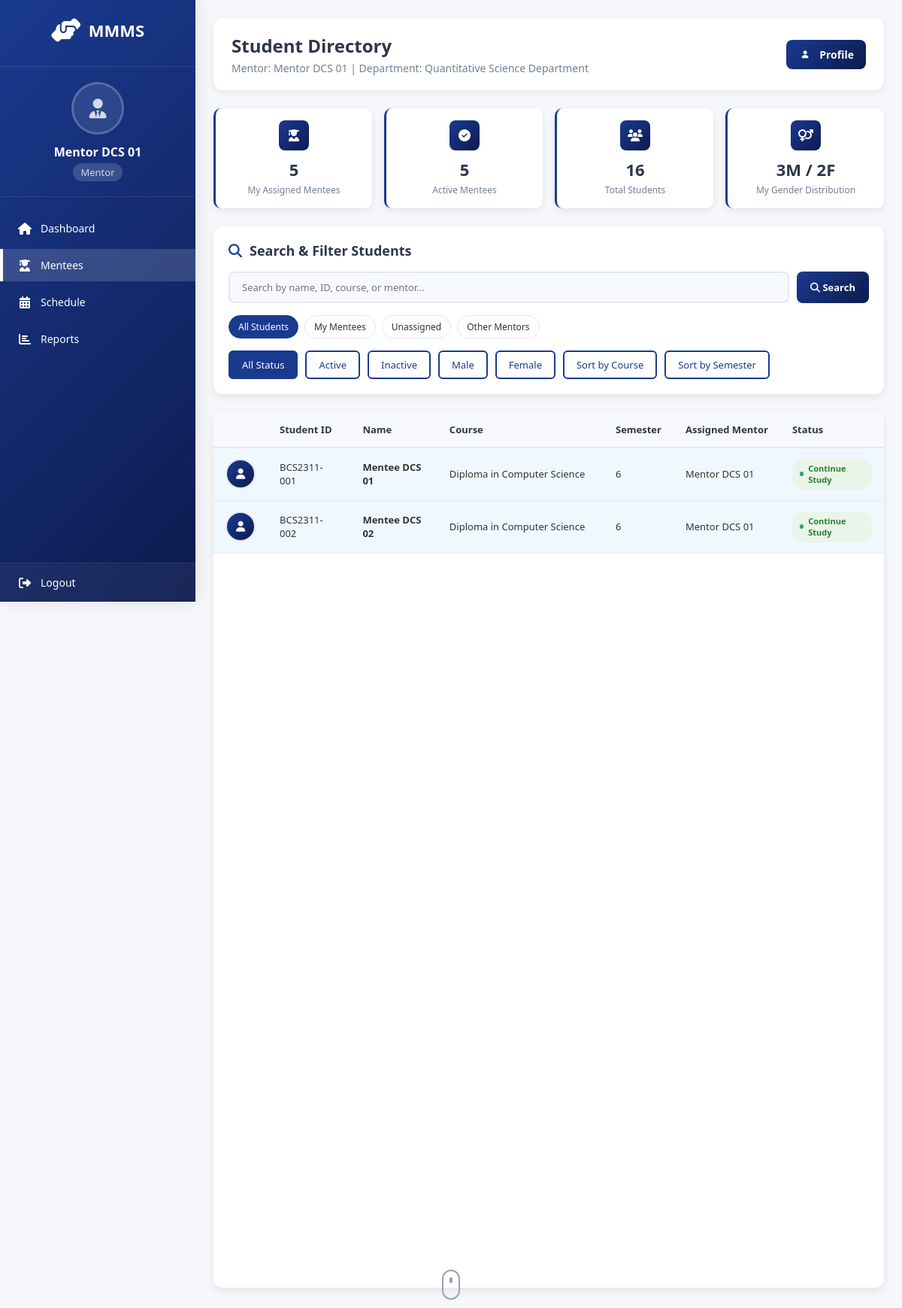
The page /mmms/mentor/mentees/ (signed in) on the database its author committed.
### system/models.py (models this page shows, shortened)
class Mentor(models.Model):
    user = models.OneToOneField(settings.AUTH_USER_MODEL, on_delete=models.CASCADE)
    profile_picture = models.ImageField(upload_to='mentor_profile_pictures/', null=True, blank=True)
    MentorID = models.CharField(max_length=12, primary_key=True)
    MentorName = models.CharField(max_length=100)
    MentorEmail = models.EmailField()
    MentorPhone = models.CharField(max_length=15)
    MentorIC = models.CharField(max_length=15)
    MentorAddress = models.CharField(max_length=255)
    MentorPostcode = models.CharField(max_length=10)
    MentorCity = models.CharField(max_length=50)
    MentorState = models.CharField(max_length=50)
    MentorRace = models.CharField(max_length=50)
    MentorReligion = models.CharField(max_length=50)
    MentorDepartment = models.CharField(max_length=100)
    MaxMentees = models.IntegerField(default=20)
    CurrentMentees = models.IntegerField(default=0)
    MentorJoinDate = models.DateField()

class Mentee(models.Model):
    STATUS_CHOICES = (
        ('active', 'Continue Study'),
        ('inactive', 'Not Continuing'),
        ('graduated', 'Graduated'),
    )
    GENDER_CHOICES = (
        ('male', 'Male'),
        ('female', 'Female'),
    )
    user = models.OneToOneField(settings.AUTH_USER_MODEL, on_delete=models.CASCADE)
    profile_picture = models.ImageField(upload_to='mentee_profile_pictures/', null=True, blank=True)
    MenteeID = models.CharField(max_length=12, primary_key=True)
    MenteeName = models.CharField(max_length=100)
    MenteeCourse = models.CharField(max_length=100)
    MenteeSemester = models.IntegerField()
    Year = models.IntegerField()
    MenteeJoinDate = models.DateField()
    MenteeEmail = models.EmailField()
    MenteePhone = models.CharField(max_length=15)
    MenteeIC = models.CharField(max_length=15)
    MenteeAddress = models.CharField(max_length=255)
    MenteePostcode = models.CharField(max_length=10)
    MenteeCity = models.CharField(max_length=50)
    MenteeState = models.CharField(max_length=50)
    MenteeRace = models.CharField(max_length=50)
    MenteeReligion = models.CharField(max_length=50)
    MenteeGender = models.CharField(max_length=10, choices=GENDER_CHOICES, default='male')
    MenteeStatus = models.CharField(max_length=20, choices=STATUS_CHOICES, default='active')
    MenteePreviousSchool = models.CharField(max_length=100)
    MenteeFatherName = models.CharField(max_length=100)
    MenteeFatherIC = models.CharField(max_length=15)
    MenteeFatherOccupation = models.CharField(max_length=100)
    MenteeFatherPhone = models.CharField(max_length=15)
    MenteeMotherName = models.CharField(max_length=100)
    MenteeMotherIC = models.CharField(max_length=15)
    MenteeMotherOccupation = models.CharField(max_length=100)
    MenteeMotherPhone = models.CharField(max_length=15)
    Sem1TargetGPA = models.DecimalField(max_digits=3, decimal_places=2, null=True, blank=True)
    Sem1ActualGPA = models.DecimalField(max_digits=3, decimal_places=2, null=True, blank=True)
    Sem2TargetGPA = models.DecimalField(max_digits=3, decimal_places=2, null=True, blank=True)
    Sem2ActualGPA = models.DecimalField(max_digits=3, decimal_places=2, null=True, blank=True)
    Sem3TargetGPA = models.DecimalField(max_digits=3, decimal_places=2, null=True, blank=True)
    Sem3ActualGPA = models.DecimalField(max_digits=3, decimal_places=2, null=True, blank=True)
    Sem4TargetGPA = models.DecimalField(max_digits=3, decimal_places=2, null=True, blank=True)
    Sem4ActualGPA = models.DecimalField(max_digits=3, decimal_places=2, null=True, blank=True)
    Sem5TargetGPA = models.DecimalField(max_digits=3, decimal_places=2, null=True, blank=True)
    Sem5ActualGPA = models.DecimalField(max_digits=3, decimal_places=2, null=True, blank=True)
    Sem6TargetGPA = models.DecimalField(max_digits=3, decimal_places=2, null=True, blank=True)
    Sem6ActualGPA = models.DecimalField(max_digits=3, decimal_places=2, null=True, blank=True)
    TargetCGPA = models.DecimalField(max_digits=3, decimal_places=2, null=True, blank=True)
    CurrentCGPA = models.DecimalField(max_digits=3, decimal_places=2, null=True, blank=True)
    MenteeAcademicGoals = models.TextField(blank=True)
    MenteeStudyHabits = models.TextField(blank=True)
    MenteeSubjects = models.TextField(blank=True)
    MenteeExtracurricular = models.TextField(blank=True)
    AcademicSupportNeeds = models.TextField(blank=True)
    assigned_mentor = models.ForeignKey('Mentor', on_delete=models.SET_NULL, null=True, blank=True)
    def get_course_full_name(self):
        course_mapping = {
            'CS': 'Diploma in Computer Science',
            'DA': 'Diploma in Accounting',
            'DB': 'Diploma in Business Studies',
            'LH': 'Diploma in Landscape Horticulture',
            'IEP': 'Intensive English Programme',
            'CFAB': 'Certificate in Finance, Accountancy and Business'
        }
        return course_mapping.get(self.MenteeCourse, self.MenteeCourse)

### system/views.py (the view, shortened to what this page needs)
# urls.py: path('mentor/mentees/', views.view_assigned_mentees, name='view_assigned_mentees'),
@login_required
def view_assigned_mentees(request):
    if request.user.role != 'mentor':
        messages.error(request, 'Access denied. Mentor role required.')
        return redirect('homepage')
    mentor = get_object_or_404(Mentor, user=request.user)
    all_mentees = Mentee.objects.all().select_related('assigned_mentor')
    assigned_mentees = all_mentees.filter(assigned_mentor=mentor)
    search_query = request.GET.get('search', '')
    filtered_mentees = all_mentees
    active_mentees_count = assigned_mentees.filter(MenteeStatus='active').count()
    male_mentees_count = assigned_mentees.filter(MenteeGender='male').count()
    female_mentees_count = assigned_mentees.filter(MenteeGender='female').count()
    context = {
        'mentor': mentor,
        'assigned_mentees': assigned_mentees,  # For statistics
        'all_mentees': filtered_mentees,       # For display in table
        'active_mentees_count': active_mentees_count,
        'male_mentees_count': male_mentees_count,
        'female_mentees_count': female_mentees_count,
        'search_query': search_query,
        'total_mentees_count': all_mentees.count(),  # Total in system
    }
    return render(request, 'view_mentees.html', context)

### system/templates/view_mentees.html (shortened to what this page needs)
<!DOCTYPE html>
<html lang="en">
<head>
    <link rel="stylesheet" href="https://cdnjs.cloudflare.com/ajax/libs/font-awesome/6.4.0/css/all.min.css">
</head>
<body>
    <div class="sidebar">
        <div class="logo-section">
            <div class="logo">
                <i class="fas fa-hands-helping"></i>
                <span class="logo-text">MMMS</span>
            </div>
        </div>
        <div class="user-info">
            <div class="user-avatar">
                {% if mentor.profile_picture %}
                    <img src="{{ mentor.profile_picture.url }}" alt="Profile Picture" id="sidebarProfilePic">
                    <i class="fas fa-user-tie" id="sidebarProfileIcon" style="display: none;"></i>
                {% else %}
                    <i class="fas fa-user-tie" id="sidebarProfileIcon"></i>
                {% endif %}
            </div>
            <div class="user-name">{{ mentor.MentorName }}</div>
            <div class="user-role">Mentor</div>
        </div>
        <ul class="nav-menu">
            <li class="nav-item">
                <a href="{% url 'mentor_homepage' %}" class="nav-link">
                    <i class="fas fa-home"></i>
                    <span class="nav-text">Dashboard</span>
                </a>
            </li>
            <li class="nav-item">
                <a href="{% url 'view_assigned_mentees' %}" class="nav-link active">
                    <i class="fas fa-user-graduate"></i>
                    <span class="nav-text">Mentees</span>
                </a>
            </li>
            <li class="nav-item">
                <a href="{% url 'mentoring_schedule' %}" class="nav-link">
                    <i class="fas fa-calendar-alt"></i>
                    <span class="nav-text">Schedule</span>
                </a>
            </li>
            <li class="nav-item">
                <a href="{% url 'activity_report' %}" class="nav-link">
                    <i class="fas fa-chart-bar"></i>
                    <span class="nav-text">Reports</span>
                </a>
            </li>
        </ul>
        <div class="sidebar-footer">
            <div class="nav-item logout-item">
                <a href="{% url 'logout' %}" class="logout-link">
                    <i class="fas fa-sign-out-alt"></i>
                    <span class="nav-text">Logout</span>
                </a>
            </div>
        </div>
    </div>
    <div class="main-content">
        <div class="content-header">
            <div>
                <h1>Student Directory</h1>
                <p>Mentor: {{ mentor.MentorName }} | Department: {{ mentor.MentorDepartment }}</p>
            </div>
            <div class="profile-section">
                <a href="{% url 'mentor_update_profile' %}" class="profile-btn">
                    <div class="profile-avatar">
                        <i class="fas fa-user"></i>
                    </div>
                    <span>Profile</span>
                </a>
            </div>
        </div>
        <div class="stats-grid">
            <div class="stat-card">
                <div class="stat-icon">
                    <i class="fas fa-user-graduate"></i>
                </div>
                <div class="stat-number">{{ assigned_mentees.count }}</div>
                <div class="stat-label">My Assigned Mentees</div>
            </div>
            <div class="stat-card">
                <div class="stat-icon">
                    <i class="fas fa-check-circle"></i>
                </div>
                <div class="stat-number">{{ active_mentees_count }}</div>
                <div class="stat-label">Active Mentees</div>
            </div>
            <div class="stat-card">
                <div class="stat-icon">
                    <i class="fas fa-users"></i>
                </div>
                <div class="stat-number">{{ total_mentees_count }}</div>
                <div class="stat-label">Total Students</div>
            </div>
            <div class="stat-card">
                <div class="stat-icon">
                    <i class="fas fa-venus-mars"></i>
                </div>
                <div class="stat-number">{{ male_mentees_count }}M / {{ female_mentees_count }}F</div>
                <div class="stat-label">My Gender Distribution</div>
            </div>
        </div>
        <div class="controls">
            <h2 class="section-title">
                <i class="fas fa-search"></i>
                Search & Filter Students
            </h2>
            <form method="GET" action="{% url 'view_assigned_mentees' %}" class="search-box">
                <input type="text" name="search" id="searchInput"
                       placeholder="Search by name, ID, course, or mentor..."
                       value="{{ search_query }}">
                <button type="submit" class="search-btn">
                    <i class="fas fa-search"></i> Search
                </button>
            </form>
            <div class="filter-pills">
                <div class="filter-pill active" onclick="filterByAssignment('all')">All Students</div>
                <div class="filter-pill" onclick="filterByAssignment('assigned')">My Mentees</div>
                <div class="filter-pill" onclick="filterByAssignment('unassigned')">Unassigned</div>
                <div class="filter-pill" onclick="filterByAssignment('others')">Other Mentors</div>
            </div>
            <div class="filter-options">
                <button class="filter-btn active" onclick="filterByStatus('all')">All Status</button>
                <button class="filter-btn" onclick="filterByStatus('active')">Active</button>
                <button class="filter-btn" onclick="filterByStatus('inactive')">Inactive</button>
                <button class="filter-btn" onclick="filterByGender('male')">Male</button>
                <button class="filter-btn" onclick="filterByGender('female')">Female</button>
                <button class="filter-btn" onclick="sortByCourse()">Sort by Course</button>
                <button class="filter-btn" onclick="sortBySemester()">Sort by Semester</button>
            </div>
        </div>
        {% if all_mentees %}
        <div class="mentee-table-container">
            <table class="mentee-table" id="menteeTable">
                <thead>
                    <tr>
                        <th></th>
                        <th>Student ID</th>
                        <th>Name</th>
                        <th>Course</th>
                        <th>Semester</th>
                        <th>Assigned Mentor</th>
                        <th>Status</th>
                    </tr>
                </thead>
                <tbody>
                    {% for mentee in all_mentees %}
                    <tr class="mentee-row clickable-row
                        {% if mentee.assigned_mentor == mentor %}my-mentee{% endif %}"
                        data-status="{{ mentee.MenteeStatus }}"
                        data-gender="{{ mentee.MenteeGender }}"
                        data-course="{{ mentee.MenteeCourse }}"
                        data-semester="{{ mentee.MenteeSemester }}"
                        data-assignment="{% if mentee.assigned_mentor == mentor %}assigned{% elif mentee.assigned_mentor %}others{% else %}unassigned{% endif %}"
                        onclick="viewMenteeDetails('{{ mentee.MenteeID }}')">
                        <td>
                            {% if mentee.profile_picture %}
                                <img src="{{ mentee.profile_picture.url }}" alt="{{ mentee.MenteeName }}" class="profile-picture">
                            {% else %}
                                <div class="profile-picture-placeholder">
                                    <i class="fas fa-user"></i>
                                </div>
                            {% endif %}
                        </td>
                        <td>{{ mentee.MenteeID }}</td>
                        <td><strong>{{ mentee.MenteeName }}</strong></td>
                        <td>{{ mentee.get_course_full_name }}</td>
                        <td>{{ mentee.MenteeSemester }}</td>
                        <td>
                            {% if mentee.assigned_mentor %}
                                {{ mentee.assigned_mentor.MentorName }}
                            {% else %}
                                <span style="color: #718096; font-style: italic;">Not assigned</span>
                            {% endif %}
                        </td>
                        <td>
                            <span class="status-{{ mentee.MenteeStatus }}">{{ mentee.get_MenteeStatus_display }}</span>
                        </td>
                    </tr>
                    {% endfor %}
                </tbody>
            </table>
        </div>
        {% endif %}
    </div>
</body>
</html>

### rows shown on the page
Mentor: MentorName "Mentor DCS 01", MentorDepartment "Quantitative Science Department"
Mentee: MenteeID "BCS2311-001", MenteeName "Mentee DCS 01", get_course_full_name "Diploma in Computer Science", MenteeSemester "6", assigned_mentor.MentorName "Mentor DCS 01", MenteeStatus "Continue Study"
Mentee: MenteeID "BCS2311-002", MenteeName "Mentee DCS 02", get_course_full_name "Diploma in Computer Science", MenteeSemester "6", assigned_mentor.MentorName "Mentor DCS 01", MenteeStatus "Continue Study"

### other values the page prints
{{ assigned_mentees.count }} "5"
{{ active_mentees_count }} "5"
{{ total_mentees_count }} "16"
{{ male_mentees_count }} "3"
{{ female_mentees_count }} "2"
